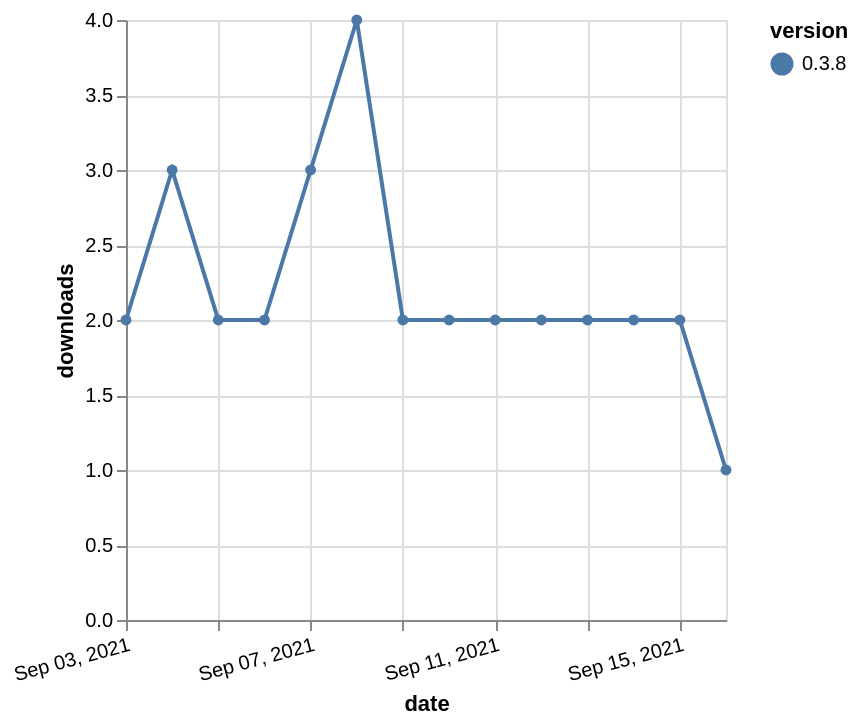

Express this chart as Vega-Lite.
### Vega-Lite specification from a JSON file in a GitHub repository (floating-point values rounded to 4 significant figures)
{"$schema": "https://vega.github.io/schema/vega-lite/v5.json", "description": "A simple bar chart with embedded data.", "data": {"values": [{"date": "2021-09-03", "total": 1628, "delta": 2, "version": "0.3.8"}, {"date": "2021-09-04", "total": 1631, "delta": 3, "version": "0.3.8"}, {"date": "2021-09-05", "total": 1633, "delta": 2, "version": "0.3.8"}, {"date": "2021-09-06", "total": 1635, "delta": 2, "version": "0.3.8"}, {"date": "2021-09-07", "total": 1638, "delta": 3, "version": "0.3.8"}, {"date": "2021-09-08", "total": 1642, "delta": 4, "version": "0.3.8"}, {"date": "2021-09-09", "total": 1644, "delta": 2, "version": "0.3.8"}, {"date": "2021-09-10", "total": 1646, "delta": 2, "version": "0.3.8"}, {"date": "2021-09-11", "total": 1648, "delta": 2, "version": "0.3.8"}, {"date": "2021-09-12", "total": 1650, "delta": 2, "version": "0.3.8"}, {"date": "2021-09-13", "total": 1652, "delta": 2, "version": "0.3.8"}, {"date": "2021-09-14", "total": 1654, "delta": 2, "version": "0.3.8"}, {"date": "2021-09-15", "total": 1656, "delta": 2, "version": "0.3.8"}, {"date": "2021-09-16", "total": 1657, "delta": 1, "version": "0.3.8"}]}, "width": "container", "mark": {"type": "line", "point": {"filled": true}}, "encoding": {"x": {"field": "date", "type": "temporal", "timeUnit": "yearmonthdate", "title": "date", "axis": {"labelAngle": -15}}, "y": {"field": "delta", "type": "quantitative", "title": "downloads"}, "color": {"field": "version", "type": "nominal"}, "tooltip": {"field": "delta"}}}
